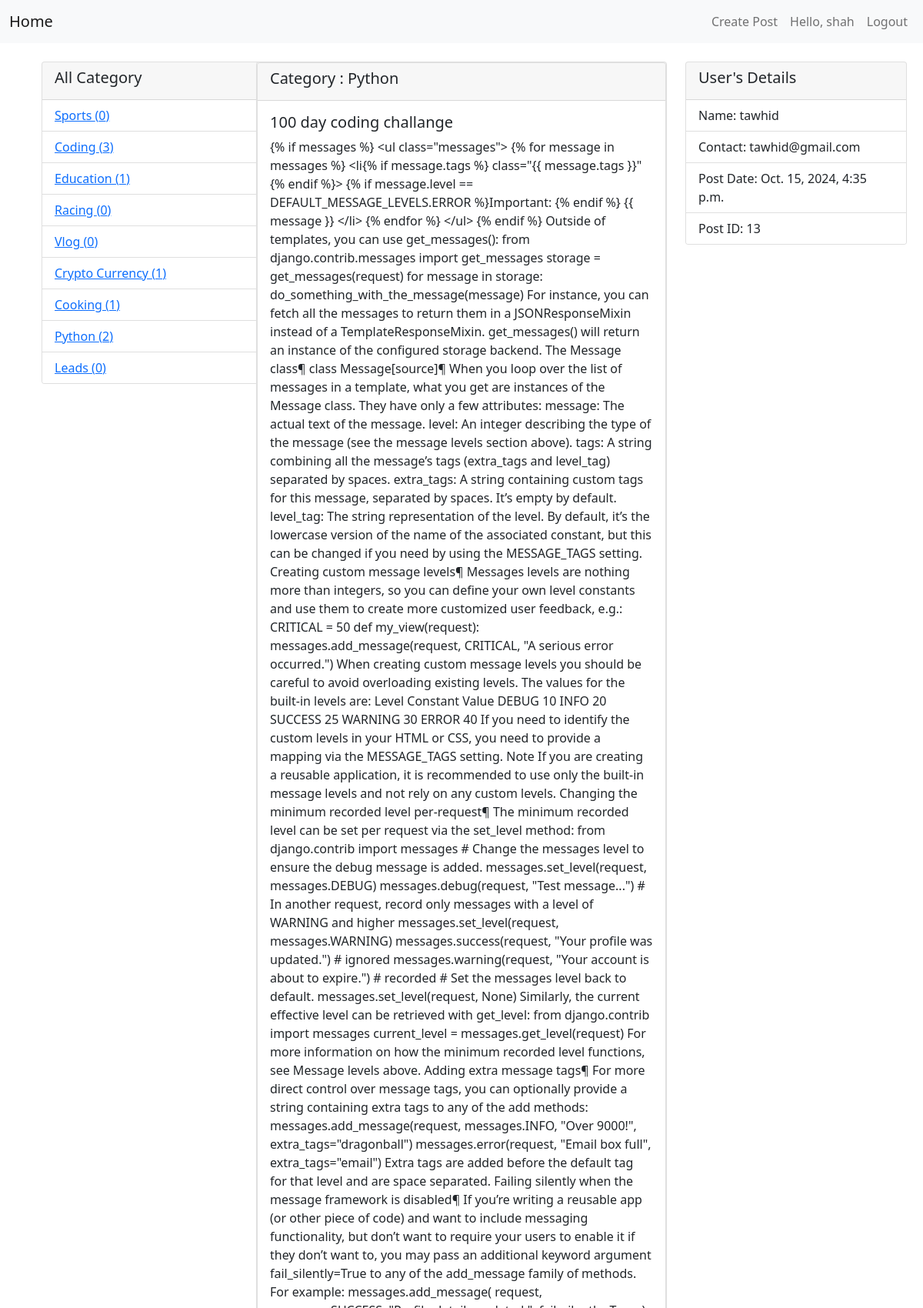
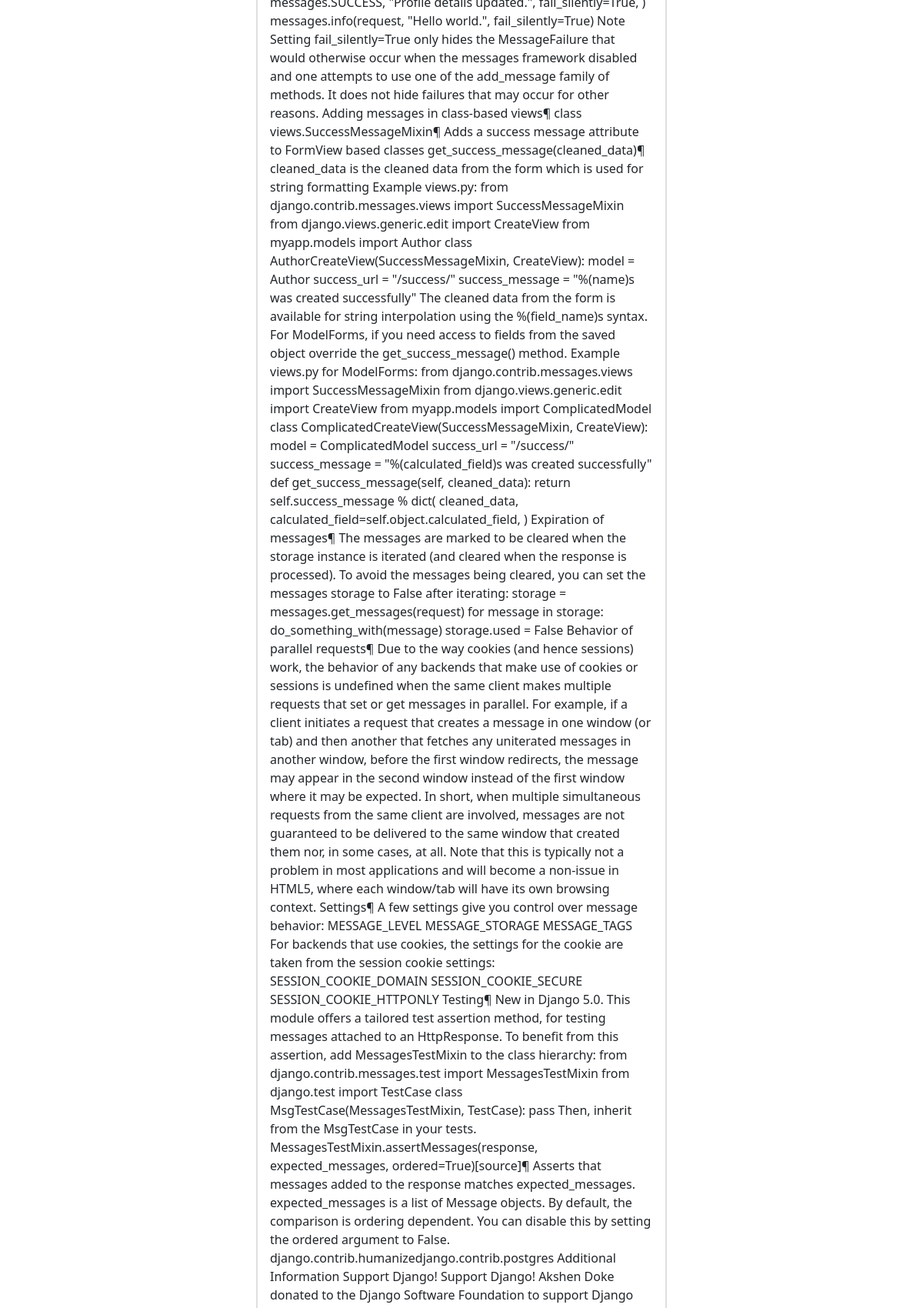
The app's page /post/13/ (signed in, upper part) with its own data (2 pictures, top to bottom).
### listing/models.py (models this page shows, shortened)
class Category(models.Model):
    name = models.CharField(max_length=100)
    created_at = models.DateTimeField(auto_now_add=True)
    updated_at = models.DateTimeField(auto_now=True)
    def __str__(self):
        return self.name

class Post(models.Model):
    title = models.CharField(max_length=255)
    content = models.TextField()
    owner = models.ForeignKey(User, on_delete=models.CASCADE)
    category = models.ForeignKey(Category, on_delete=models.CASCADE, default=1)
    created_at = models.DateTimeField(auto_now_add=True)
    updated_at = models.DateTimeField(auto_now=True)
    class Meta:
        ordering = ['-updated_at', '-created_at']

### listing/views.py (the view)
# urls.py: path('post/<int:post_id>/', views.post_detail, name='post_detail'),
def post_detail(request, post_id):
    if not request.user.is_authenticated:
        raise Http404
    post = get_object_or_404(Post, pk=post_id)
    categories = Category.objects.annotate(post_count=Count('post')).all()
    return render(request, 'listing/post_detail.html', {'post': post, 'categories': categories})

### listing/templates/listing/post_detail.html (shortened to what this page needs)
{% extends 'listing/base.html' %}
{% block content %}
<!DOCTYPE html>
<html lang="en">
<head>
    <link href="https://cdn.jsdelivr.net/npm/bootstrap@5.1.3/dist/css/bootstrap.min.css" rel="stylesheet">
</head>
<body>
    <div class="container">
    <div class="row">
      <div class="col-md-3">
        <div class="card" style="width: 18rem;">
          <div class="card-header">
            <h5>All Category</h5>
          </div>
          <ul class="list-group list-group-flush">
            {% for category in categories %}
            <li class="list-group-item"><a href="{% url 'listing:posts_by_category' category.id %}">{{ category.name }}  ({{category.post_count}}) </a></li>
          {% endfor %}
          </ul>
        </div>
      </div>
      <div class="col-md-6">
       <div class="row">
          <div class="col-md-12">
          <div class="card mb-12">
            <div class="card text">
                <div class="card-header">
                 <h5>Category : {{post.category}}</h5>
                </div>
                <div class="card-body">
                  <h5 class="card-title">{{post.title}}</h5>
                  <p class="card-text"> {{ post.content }}</p>
                </div>
              </div>
          </div>
           </div>
        </div>
      </div>
      <div class="col-md-3">
        <div class="card" style="width: 18rem;">
          <div class="card-header">
            <h5>User's Details</h5>
          </div>
          <ul class="list-group list-group-flush">
            <li class="list-group-item">Name: {{post.owner.username}}</li>
            <li class="list-group-item">Contact:  {{post.owner.email}}</li>
            <li class="list-group-item">Post Date: {{post.created_at}} </li>
            <li class="list-group-item">Post ID: {{post.id}} </li>
          </ul>
        </div>
      </div>
    </div>
  </div>
</body>
</html>
{% endblock %}

### listing/templates/listing/base.html (shortened to what this page needs)
<!DOCTYPE html>
<html lang="en">
<head>
    <link href="https://cdn.jsdelivr.net/npm/bootstrap@5.1.3/dist/css/bootstrap.min.css" rel="stylesheet">
</head>
<body>
    <header>
        <nav class="navbar navbar-expand-lg navbar-light bg-light">
            <div class="container-fluid">
                <a class="navbar-brand" href="{% url 'listing:post_list' %}">Home</a>
                <div class="navbar-nav">
                    <ul class="navbar-nav">
                        <li class="nav-item">
                            <a class="nav-link" href="{% url 'listing:post_create' %}">Create Post</a>
                        </li>
                        {% if user.is_authenticated %}
                            <li class="nav-item">
                                <a class="nav-link" >Hello, {{ user.username }}</a>
                            </li>
                            <li class="nav-item">
                                <a class="nav-link" href="{% url 'users:logout' %}">Logout</a>
                            </li>
                        {% endif %}
                    </ul>
                </div>
            </div>
        </nav>
    </header>
    <main class="container mt-4">
        {% block content %}
        {% endblock %}
    </main>
</body>
</html>

### records on screen
Category: name "Sports", post_count "0"
Category: name "Coding", post_count "3"
Category: name "Education", post_count "1"
Category: name "Racing", post_count "0"
Category: name "Vlog", post_count "0"
Category: name "Crypto Currency", post_count "1"
Category: name "Cooking", post_count "1"
Category: name "Python", post_count "2"
Category: name "Leads", post_count "0"
Post: category "Python", title "100 day coding challange", owner.username "tawhid", owner.email "tawhid@gmail.com", created_at "Oct. 15, 2024, 4:35 p.m.", id "13"

### other values on screen
{{ user.username }} "shah"
